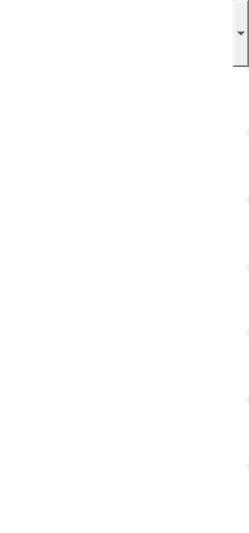
<?xml version="1.0" encoding="UTF-8"?>
<ui version="4.0">
 <class>Frame</class>
 <widget class="QFrame" name="Frame">
  <property name="geometry">
   <rect>
    <x>0</x>
    <y>0</y>
    <width>249</width>
    <height>533</height>
   </rect>
  </property>
  <property name="sizePolicy">
   <sizepolicy hsizetype="Expanding" vsizetype="Preferred">
    <horstretch>0</horstretch>
    <verstretch>0</verstretch>
   </sizepolicy>
  </property>
  <property name="windowTitle">
   <string>Frame</string>
  </property>
  <layout class="QVBoxLayout" name="LY">
   <property name="spacing">
    <number>0</number>
   </property>
   <property name="margin">
    <number>0</number>
   </property>
   <item>
    <widget class="CDComboBox" name="supplierCB">
     <property name="sizePolicy">
      <sizepolicy hsizetype="Preferred" vsizetype="Preferred">
       <horstretch>0</horstretch>
       <verstretch>0</verstretch>
      </sizepolicy>
     </property>
     <property name="styleSheet">
      <string notr="true">background-color:qlineargradient(x1:.5, y1:0, x2:.5, y2:1, stop:0 #E0E0F0, stop:.2 #F8F8FF, stop:.8 #F4F4FC, stop:1 #D0D0E0); border-radius:0px;</string>
     </property>
     <property name="frame">
      <bool>false</bool>
     </property>
    </widget>
   </item>
   <item>
    <widget class="CDLineEdit" name="codeED">
     <property name="sizePolicy">
      <sizepolicy hsizetype="Expanding" vsizetype="Preferred">
       <horstretch>0</horstretch>
       <verstretch>0</verstretch>
      </sizepolicy>
     </property>
     <property name="styleSheet">
      <string notr="true">background-color:qlineargradient(x1:.5, y1:0, x2:.5, y2:1, stop:0 #E0E0F0, stop:.2 #F8F8FF, stop:.8 #F4F4FC, stop:1 #D0D0E0); border-top-right-radius:6px; border-bottom-right-radius:6px;</string>
     </property>
     <property name="frame">
      <bool>false</bool>
     </property>
    </widget>
   </item>
   <item>
    <widget class="CDLineEdit" name="nameED">
     <property name="sizePolicy">
      <sizepolicy hsizetype="Expanding" vsizetype="Preferred">
       <horstretch>0</horstretch>
       <verstretch>0</verstretch>
      </sizepolicy>
     </property>
     <property name="styleSheet">
      <string notr="true">background-color:qlineargradient(x1:.5, y1:0, x2:.5, y2:1, stop:0 #E0E0F0, stop:.2 #F8F8FF, stop:.8 #F4F4FC, stop:1 #D0D0E0); border-top-right-radius:6px; border-bottom-right-radius:6px;</string>
     </property>
     <property name="frame">
      <bool>false</bool>
     </property>
    </widget>
   </item>
   <item>
    <widget class="CDNumberEdit" name="minimumED">
     <property name="sizePolicy">
      <sizepolicy hsizetype="Expanding" vsizetype="Preferred">
       <horstretch>0</horstretch>
       <verstretch>0</verstretch>
      </sizepolicy>
     </property>
     <property name="styleSheet">
      <string notr="true">background-color:qlineargradient(x1:.5, y1:0, x2:.5, y2:1, stop:0 #E0E0F0, stop:.2 #F8F8FF, stop:.8 #F4F4FC, stop:1 #D0D0E0); border-top-right-radius:6px; border-bottom-right-radius:6px;</string>
     </property>
     <property name="frame">
      <bool>false</bool>
     </property>
    </widget>
   </item>
   <item>
    <widget class="CDNumberEdit" name="costED">
     <property name="sizePolicy">
      <sizepolicy hsizetype="Expanding" vsizetype="Preferred">
       <horstretch>0</horstretch>
       <verstretch>0</verstretch>
      </sizepolicy>
     </property>
     <property name="styleSheet">
      <string notr="true">background-color:qlineargradient(x1:.5, y1:0, x2:.5, y2:1, stop:0 #E0E0F0, stop:.2 #F8F8FF, stop:.8 #F4F4FC, stop:1 #D0D0E0); border-top-right-radius:6px; border-bottom-right-radius:6px;</string>
     </property>
     <property name="frame">
      <bool>false</bool>
     </property>
    </widget>
   </item>
   <item>
    <widget class="CDNumberEdit" name="discountED">
     <property name="sizePolicy">
      <sizepolicy hsizetype="Expanding" vsizetype="Preferred">
       <horstretch>0</horstretch>
       <verstretch>0</verstretch>
      </sizepolicy>
     </property>
     <property name="styleSheet">
      <string notr="true">background-color:qlineargradient(x1:.5, y1:0, x2:.5, y2:1, stop:0 #E0E0F0, stop:.2 #F8F8FF, stop:.8 #F4F4FC, stop:1 #D0D0E0); border-top-right-radius:6px; border-bottom-right-radius:6px;</string>
     </property>
     <property name="frame">
      <bool>false</bool>
     </property>
    </widget>
   </item>
   <item>
    <widget class="CDNumberEdit" name="chargeED">
     <property name="sizePolicy">
      <sizepolicy hsizetype="Expanding" vsizetype="Preferred">
       <horstretch>0</horstretch>
       <verstretch>0</verstretch>
      </sizepolicy>
     </property>
     <property name="styleSheet">
      <string notr="true">background-color:qlineargradient(x1:.5, y1:0, x2:.5, y2:1, stop:0 #E0E0F0, stop:.2 #F8F8FF, stop:.8 #F4F4FC, stop:1 #D0D0E0); border-top-right-radius:6px; border-bottom-right-radius:6px;</string>
     </property>
     <property name="frame">
      <bool>false</bool>
     </property>
    </widget>
   </item>
   <item>
    <widget class="CDNumberEdit" name="netCostED">
     <property name="sizePolicy">
      <sizepolicy hsizetype="Expanding" vsizetype="Preferred">
       <horstretch>0</horstretch>
       <verstretch>0</verstretch>
      </sizepolicy>
     </property>
     <property name="styleSheet">
      <string notr="true">background-color:qlineargradient(x1:.5, y1:0, x2:.5, y2:1, stop:0 #E0E0F0, stop:.2 #F8F8FF, stop:.8 #F4F4FC, stop:1 #D0D0E0); border-top-right-radius:6px;</string>
     </property>
     <property name="frame">
      <bool>false</bool>
     </property>
    </widget>
   </item>
  </layout>
 </widget>
 <customwidgets>
  <customwidget>
   <class>CDNumberEdit</class>
   <extends>QLineEdit</extends>
   <header>cdWidgets.cdNumberEdit</header>
  </customwidget>
  <customwidget>
   <class>CDLineEdit</class>
   <extends>QLineEdit</extends>
   <header>cdWidgets.cdLineEdit</header>
   <slots>
    <slot>updateStatus()</slot>
   </slots>
  </customwidget>
  <customwidget>
   <class>CDComboBox</class>
   <extends>QComboBox</extends>
   <header>cdWidgets.cdComboBox</header>
  </customwidget>
 </customwidgets>
 <resources/>
 <connections/>
</ui>
